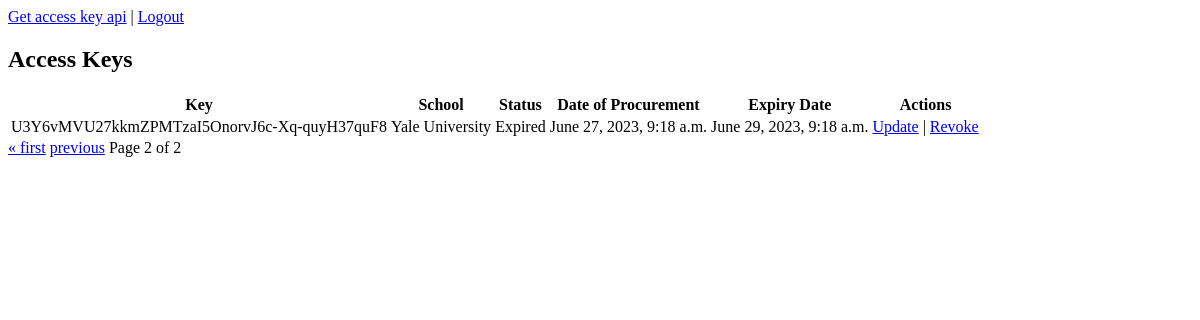
Before: /key/feedback/?page=2 (signed in) with the older database file.
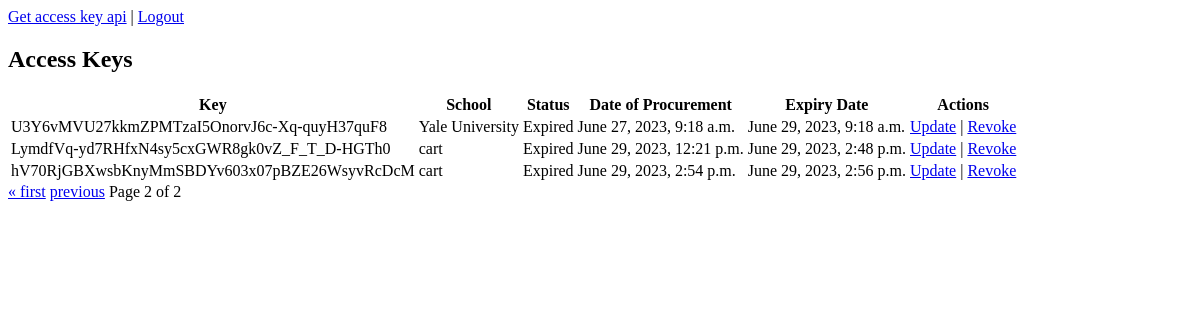
After: the same page with the newer database file.
### management/models.py (models this page shows, shortened)
class Key(models.Model):
    user = models.ForeignKey(CustomUser, on_delete=models.CASCADE)
    ACTIVE = 'active'
    EXPIRED = 'expired'
    REVOKED = 'revoked'
    status = models.CharField(max_length=10, choices=(
        (ACTIVE, 'Active'),
        (EXPIRED, 'Expired'),
        (REVOKED, 'Revoked'),
    ), default= ACTIVE)
    key = models.CharField(max_length=32)
    date_of_procurement = models.DateTimeField(auto_now_add=True)
    expiry_date = models.DateTimeField()
    school = models.ForeignKey('School', on_delete=models.CASCADE,null=True,blank=True)

class School(models.Model):
    name= models.CharField(max_length= 255)
    user = models.ForeignKey(CustomUser, on_delete=models.CASCADE)
    def __str__(self):
        return f'{self.name}'

### management/views.py (the view)
# urls.py: path('feedback/', ListView.as_view(extra_context={'time': timezone.now()}), name='key_list'),
@method_decorator(login_required, name='dispatch')
class ListView(ListView):
    model = Key
    template_name = 'management/key_detail.html'
    ordering = ['date_of_procurement']
    context_object_name = 'list'
    paginate_by = 5

### management/templates/management/key_detail.html (shortened to what this page needs)
{% extends 'base.html' %}
{% block content %}
      <span><a href="{% url 'management:access_key_view_api' %}">Get access key api</a></span>
      | <span><a href="{% url 'account:logout' %}">Logout</a></span>
  <h2>Access Keys</h2>
  <table>
        <tr>
            <th>Key</th>
            <th>School</th>
            <th>Status</th>
            <th>Date of Procurement</th>
            <th>Expiry Date</th>
            {% if user.is_superuser %}
              <th>Actions</th>
            {% endif %}
        </tr>
    {% for access_key in list %}
        <tr>
            <td>{{ access_key.key }}</td>
            <td>{{ access_key.school }}</td>
            <td>
                {% if access_key.expiry_date < time %}
                    Expired
                {% else %}
                    {{ access_key.status }}
                {% endif %}
            </td>
            <td>{{ access_key.date_of_procurement }}</td>
            <td>{{ access_key.expiry_date }}</td>
            {% if user.is_superuser %}
                <td>
                    <a href="{% url 'management:update_key' access_key.pk %}">Update</a> |
                    <a href="{% url 'management:revoke_key' access_key.pk %}">Revoke</a>
              </td>
            {% endif %}
        </tr>
    {% endfor %}
</table>
<div class="pagination">
    <span class="step-links">
        {% if page_obj.has_previous %}
            <a href="?page=1">&laquo; first</a>
            <a href="?page={{ page_obj.previous_page_number }}">previous</a>
        {% endif %}
        <span class="current">
            Page {{ page_obj.number }} of {{ page_obj.paginator.num_pages }}
        </span>
    </span>
</div>
{% endblock %}

Changed rows visible on the page:
added Key: key "LymdfVq-yd7RHfxN4sy5cxGWR8gk0vZ_F_T_D-HGTh0", school "cart", shows "Expired", date_of_procurement "June 29, 2023, 12:21 p.m.", expiry_date "June 29, 2023, 2:48 p.m."
added Key: key "hV70RjGBXwsbKnyMmSBDYv603x07pBZE26WsyvRcDcM", school "cart", shows "Expired", date_of_procurement "June 29, 2023, 2:54 p.m.", expiry_date "June 29, 2023, 2:56 p.m."
